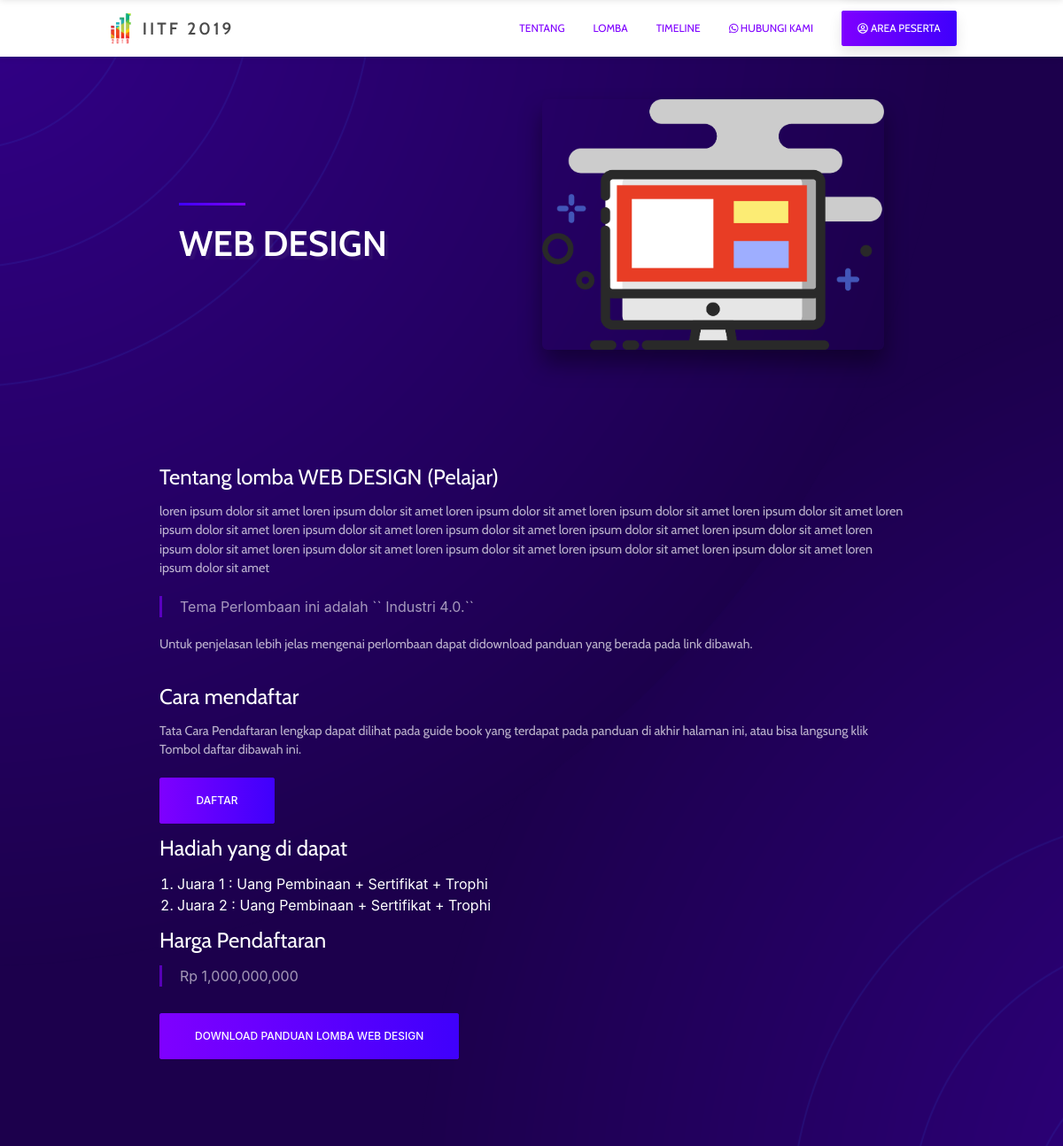
Screenshot of /detail?lomba=WEB DESIGN with the database file from the repository.
### tables this page shows
CREATE TABLE `tb_lomba` (
  `id` varchar(20) NOT NULL,
  `id_kategori` int(11) NOT NULL,
  `nama` varchar(50) NOT NULL,
  `tema` varchar(200) NOT NULL,
  `deskripsi` text NOT NULL,
  `guide_book` varchar(50) NOT NULL,
  `harga` float NOT NULL,
  `keterangan` varchar(20) NOT NULL,
  `jumlah_anggota` int(11) NOT NULL,
  `file_gambar` varchar(30) NOT NULL,
  `lampiran` enum('true','false') NOT NULL
);

CREATE TABLE `tb_kategori` (
  `id` int(11) NOT NULL,
  `nama` varchar(20) NOT NULL,
  `deskripsi` text NOT NULL
);

### application/controllers/App_view.php (called while the page is built, shortened)
<?php
class App_view extends CI_Controller
{
    public function __construct()
    {
        $this->load->model('DataModel');
        $this->load->library('bcrypt');
        $this->load->helper(array('form', 'url'));
        $this->load->library('form_validation');
        $this->load->library('upload');
        $this->load->library('dropbox');
    }
    public function detailLomba()
    {
        $email = "";
        $lomba = $this->DataModel->getData('tb_lomba')->result_array();
        $payload['judul'] = "HOME";
        $payload['link'] = ($this->session->userdata('email') == "" ? base_url('login') : base_url('user'));
        $payload['email'] = $email;
        $payload['page'] = "kosong";
        $payload['lomba'] = $lomba;
        $this->load->view('component/header', $payload);
        $this->load->view('src/iitf_detail_lomba', $payload);
        $this->load->view('component/ground');
    }
}

### index.php (called while the page is built, shortened)
<?php
require_once BASEPATH.'core/CodeIgniter.php';

### application/models/DataModel.php (called while the page is built, shortened)
<?php
class DataModel extends CI_Model
{
    function getData($table)
    {
        $query = $this->db->get($table);
        return $query;
    }
}

### application/views/src/iitf_detail_lomba.php (the view, shortened to what this page needs)
<div class="media-wrapper">
    <section class="hero">
        <div class="hero-head">
        </div>
        <div class="hero-body">
            <div class="container">
                <div class="columns is-vcentered">
                    <div class="column is-5 is-offset-1 post-caption">
                        <div class="divider"></div>
                        <h1 class="title is-2 is-semibold is-spaced main-title" style="color:white"><?= $lomba[0]['nama'] ?> </h1>
                    </div>
                    <div class="column is-5">
                        <figure class="image">
                            <img class="blog-featured" src="assets/Guide_book/<?= $lomba[0]['file_gambar'] ?>" alt="">
                        </figure>
                    </div>
                </div>
            </div>
        </div>
    </section>
    <section class="section">
        <div class="container">
            <div class="columns">
                <div class="column is-12">
                    <div class="post-body">
                        <h2>Tentang lomba <?= $lomba[0]['nama'] ?> (<?= $lomba[0]['kategori'] ?>) </h2>
                        <p><?= $lomba[0]['deskripsi'] ?></p>
                        <blockquote>Tema Perlombaan ini adalah `` <?= $lomba[0]['tema'] ?>.``</blockquote>
                        <p>Untuk penjelasan lebih jelas mengenai perlombaan dapat didownload panduan yang berada pada link dibawah.</p>
                        <h2>Cara mendaftar</h2>
                        <p>Tata Cara Pendaftaran lengkap dapat dilihat pada guide book yang terdapat pada panduan di akhir halaman ini,
                            atau bisa langsung klik Tombol daftar dibawah ini.</p>
                        <a href="<?= base_url() ?>daftar" target="_blank" class="button k-button k-primary raised has-gradient is-fat is-bold">
                            <span class="text">Daftar</span>
                            <span class="front-gradient"></span>
                        </a>
                        <h2>Hadiah yang di dapat</h2>
                        <ol style="color: white; margin-left:20px">
                            <?php
                            $no = 1;
                            foreach ($lomba as $key => $val) { ?>
                                <li>
                                    Juara <?= $no++; ?> : Uang Pembinaan + Sertifikat + Trophi
                                </li>
                            <?php } ?>
                        </ol>
                        <h2>Harga Pendaftaran</h2>
                        <blockquote>Rp <?= number_format($lomba[0]['harga']) ?></blockquote>
                        <div class="cta-wrapper animated preFadeInUp fadeInUp">
                            <a href="<?= base_url() ?>assets/Guide_book/<?= $lomba[0]['guide_book'] ?>" class="button k-button k-primary raised has-gradient is-fat is-bold">
                                <span class="text">Download Panduan lomba <?= $lomba[0]['nama'] ?></span>
                                <span class="front-gradient"></span>
                            </a>
                        </div>
                    </div>
                </div>
            </div>
        </div>
    </section>
</div>

### rows the page displays
tb_lomba: nama "WEB DESIGN", file_gambar (picture), deskripsi "loren ipsum dolor sit amet loren ipsum dolor sit amet loren ipsum dolor sit amet loren ipsum dolor sit amet loren ipsum dolor sit amet loren ipsum dolor sit amet loren ipsum dolor sit amet loren ipsum dolor sit amet loren ipsum dolor sit amet loren ipsum dolor sit amet loren ipsum dolor sit amet loren ipsum dolor sit amet loren ipsum dolor sit amet loren ipsum dolor sit amet loren ipsum dolor sit amet loren ipsum dolor sit amet", tema "Industri 4.0", harga "1,000,000,000"
tb_kategori: nama "Pelajar"
